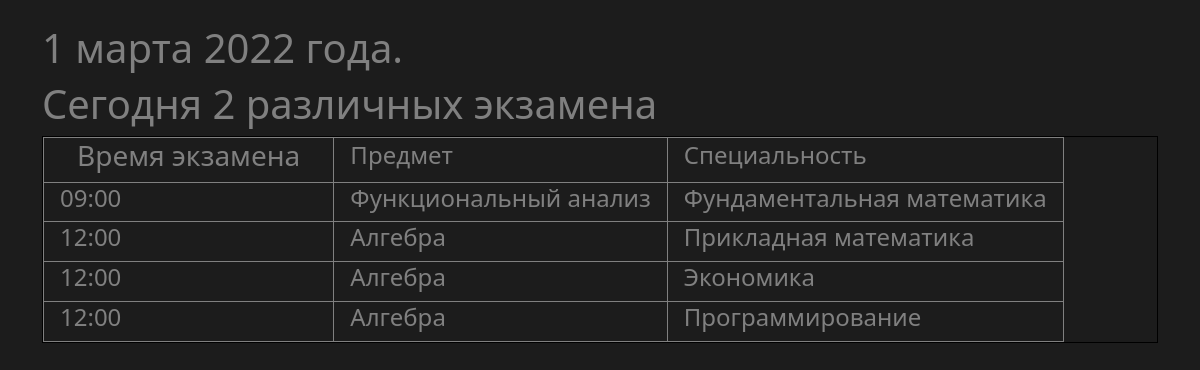
Screenshot of /table.php?day=1 with the database file from the repository.
### tables this page shows
CREATE TABLE `Schedule1` (
  `id` int(11) NOT NULL,
  `id_subject` int(11) DEFAULT NULL,
  `date_time` datetime DEFAULT NULL
);

CREATE TABLE `Subjects_to_specialities1` (
  `id` int(11) NOT NULL,
  `id_speciality` int(11) DEFAULT NULL,
  `id_subject` int(11) DEFAULT NULL
);

CREATE TABLE `Subjects1` (
  `id` int(11) NOT NULL,
  `title` varchar(150) DEFAULT NULL
);

CREATE TABLE `Specialities1` (
  `id` int(11) NOT NULL,
  `code_sp` int(11) DEFAULT NULL,
  `title` varchar(150) DEFAULT NULL
);

### table.php (the view, shortened to what this page needs)
<html lang="ru">
<head>
    <link rel="stylesheet" href="https://cdn.jsdelivr.net/npm/bootstrap@5.1.3/dist/css/bootstrap.min.css">
    <link rel="stylesheet" href="style.css">
</head>
<body>
    <div class="container mt-4">
        <?php
        $day = $_GET["day"];
        $day1 = "$day марта 2022 года.";
        echo "<h1>$day1</h1>";
        ?>
        <table class="bodytable">
            <tr>
                <th>
                    <h3>Время экзамена</h3>
                </th>
                <th>
                    <h4>Предмет</h4>
                </th>
                <th>
                    <h4>Специальность</h4>
                </th>
            </tr>
            <?php
            $mysql0 = new PDO("mysql:host=sql111.epizy.com;dbname=epiz_31326209_main", 'epiz_31326209', 'MIWpFHj53616OIj',array(PDO::MYSQL_ATTR_INIT_COMMAND=>"SET NAMES utf8"));
            $mysql0->setAttribute(PDO::ATTR_ERRMODE, PDO::ERRMODE_EXCEPTION);
            $q1 = "SELECT * FROM `Schedule1` WHERE DATE_FORMAT(`date_time`,'%d') = $day ORDER BY `date_time`";
            $statement = $mysql0->prepare($q1);
            $statement->execute();
            $result_array = $statement->fetchAll();
            $count = 0;
            $mysql = new mysqli('sql111.epizy.com', 'epiz_31326209', 'MIWpFHj53616OIj', 'epiz_31326209_main');
            $mysql->set_charset('utf8');
            foreach ($result_array as $sh) :
                $count += 1;
                $time = $sh['date_time'];
                $id_sub = $sh['id_subject'];
                $q2 = "SELECT * FROM `Subjects1` WHERE `id`= $id_sub";
                $sub1 = mysqli_query($mysql, $q2);
                $sub = $sub1->fetch_assoc();
                $title2 = $sub['title'];
                $q3 = "SELECT * FROM `Subjects_to_specialities1` WHERE `id_subject`= $id_sub";
                $sts1 = mysqli_query($mysql, $q3);
                while ($sts = mysqli_fetch_array($sts1)) :
                    $id_spec = $sts['id_speciality'];
                    $q4 = "SELECT * FROM `Specialities1` WHERE `id`= $id_spec";
                    $spec1 = mysqli_query($mysql, $q4);
                    $spec = $spec1->fetch_assoc();
                    $title4 = $spec['title'];
            ?>
                    <tr>
                        <th>
                            <h4><?= substr($time, 10, 6) ?></h4>
                        </th>
                        <th>
                            <h4><?= $title2 ?></h4>
                        </th>
                        <th>
                            <h4><?= $title4 ?></h4>
                        </th>
                    </tr>
            <?php
                endwhile;
            endforeach;
            if ($count > 1 && $count < 5) echo "<h1>Сегодня $count различных экзамена</h1>";
            ?>
        </table>
    </div>
</body>
</html>

### style.css (style rules this page uses)
body { background-color: #1C1C1C; }
h1 { color: gray; }
h3 { color: gray; margin-left: 32px; margin-right: 32px; }
h4 { color: gray; margin-left: 15px; margin-right: 15px; }
.bodytable { background-color: #1C1C1C; border: 1px solid gray; margin-left: auto; margin-right: auto; border: 1px solid #000; display: block; }
th, td { border: 1px solid grey; }

### rows the page displays
schedule1: date_time "09:00"
subjects_to_specialities1: id_subject.title "Функциональный анализ", id_speciality.title "Фундаментальная математика"
schedule1: date_time "12:00"
subjects_to_specialities1: id_subject.title "Алгебра", id_speciality.title "Прикладная математика"
subjects_to_specialities1: id_subject.title "Алгебра", id_speciality.title "Экономика"
subjects_to_specialities1: id_subject.title "Алгебра", id_speciality.title "Программирование"

### other values shown
$day1 "1 марта 2022 года."
$count "2"
